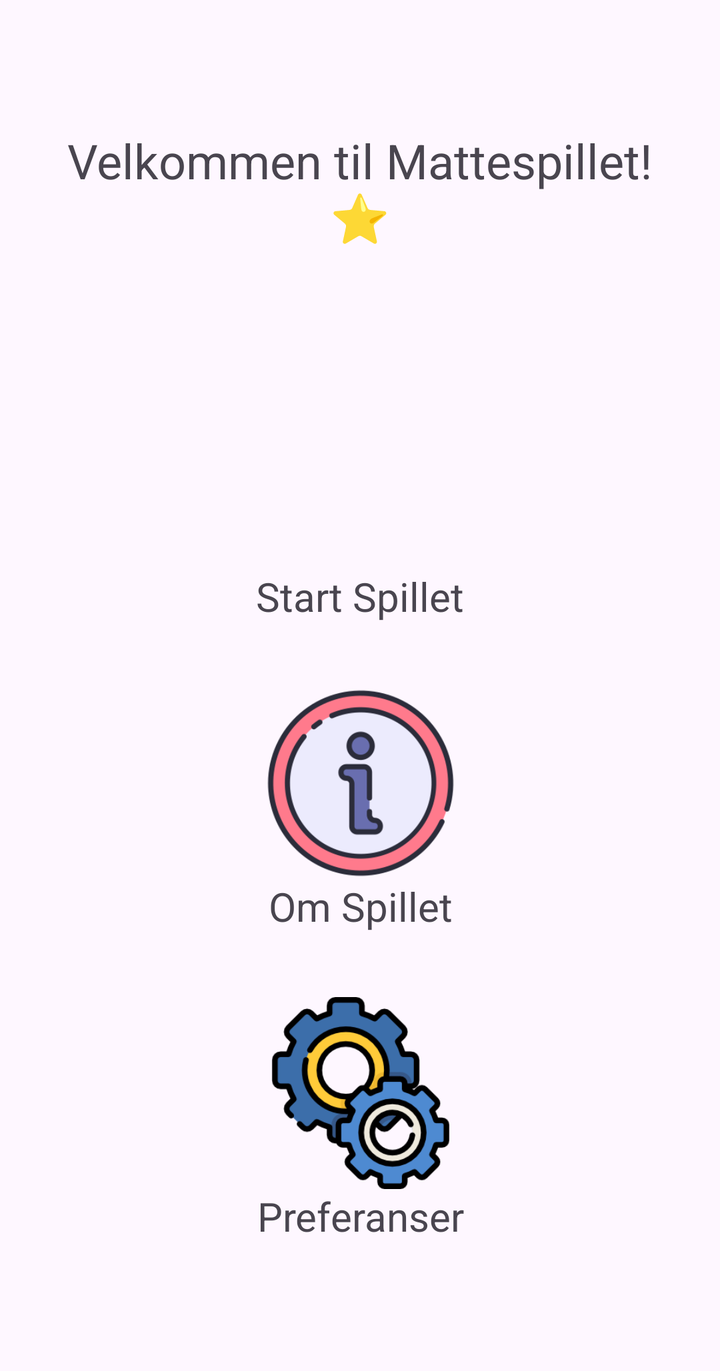
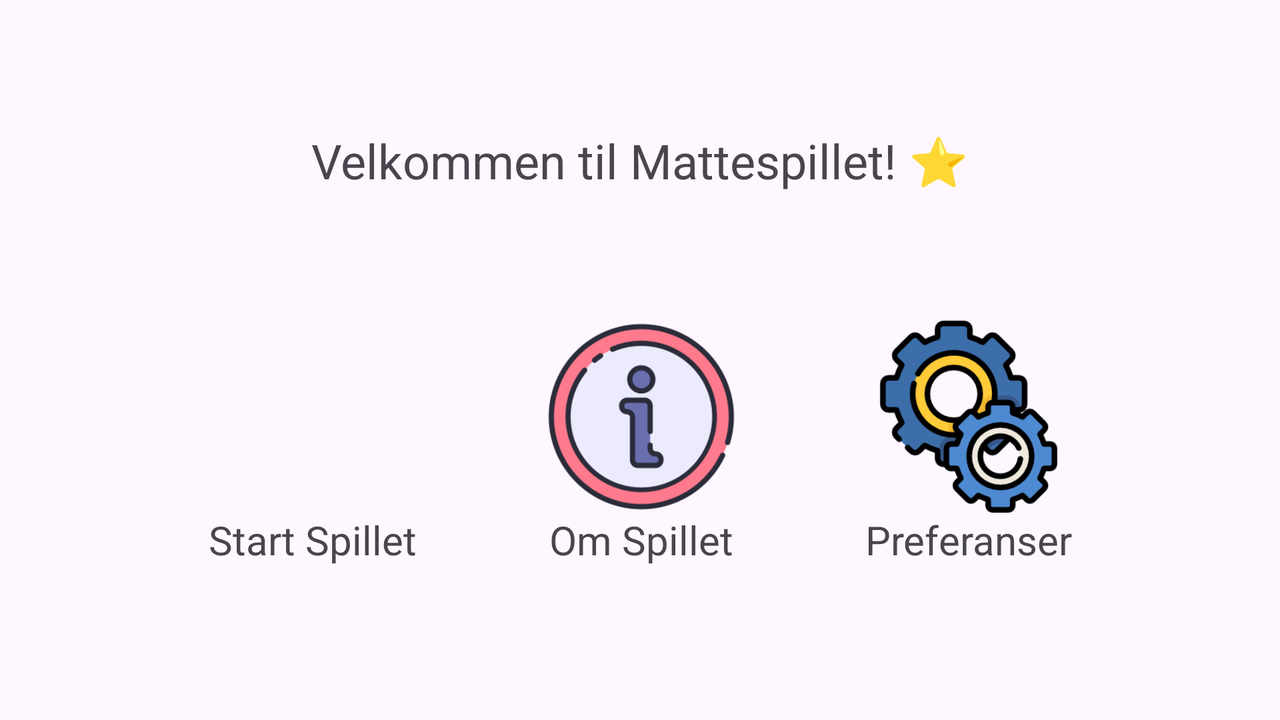

Two renders of one Android screen. The first uses the default layout on a phone; the second uses the alternative layout the repository ships for a different screen configuration, on a matching device. The two XML files are below.
<!-- AndroidManifest.xml: application theme Theme.MattespillForBarn -->
<!-- res/layout/activity_start.xml -->
<?xml version="1.0" encoding="utf-8"?>
<ScrollView xmlns:android="http://schemas.android.com/apk/res/android"
    android:layout_width="match_parent"
    android:layout_height="match_parent"
    xmlns:app="http://schemas.android.com/apk/res-auto">

    <androidx.constraintlayout.widget.ConstraintLayout
        android:layout_width="match_parent"
        android:layout_height="wrap_content"
        >

        <LinearLayout
            android:id="@+id/linearHeader"
            android:layout_width="wrap_content"
            android:layout_height="wrap_content"
            android:orientation="vertical"
            android:layout_marginTop="@dimen/MarginTopHeader"
            android:paddingStart="@dimen/MainPaddingSides"
            android:paddingEnd="@dimen/MainPaddingSides"
            app:layout_constraintTop_toTopOf="parent"
            app:layout_constraintStart_toStartOf="parent"
            app:layout_constraintEnd_toEndOf="parent"
            >

            <TextView
                android:id="@+id/textHeader"
                android:layout_width="match_parent"
                android:layout_height="wrap_content"
                android:layout_gravity="center"
                android:textAlignment="center"
                android:textSize="@dimen/TextSizeHeader"
                android:text="@string/velkommen_tekst"
                />

        </LinearLayout>

        <androidx.constraintlayout.widget.ConstraintLayout
            android:layout_width="wrap_content"
            android:layout_height="wrap_content"
            android:layout_marginTop="@dimen/MarginTopHeader"
            app:layout_constraintTop_toBottomOf="@id/linearHeader"
            app:layout_constraintStart_toStartOf="parent"
            app:layout_constraintEnd_toEndOf="parent"
            >

            <LinearLayout
                android:id="@+id/linearStartSpillet"
                android:layout_width="match_parent"
                android:layout_height="wrap_content"
                android:orientation="vertical"
                android:paddingStart="@dimen/MainPaddingSides"
                android:paddingEnd="@dimen/MainPaddingSides"
                app:layout_constraintTop_toTopOf="parent"
                app:layout_constraintStart_toStartOf="parent"
                app:layout_constraintEnd_toEndOf="parent"
                >

                <ImageButton
                    android:id="@+id/imageStartSpillet"
                    android:contentDescription="@string/start_spillet"
                    android:src="@drawable/multimedia_play_green"
                    android:layout_width="@dimen/MainImageButtonSize"
                    android:layout_height="@dimen/MainImageButtonSize"
                    android:layout_gravity="center"
                    android:scaleType="fitXY"
                    android:background="?attr/selectableItemBackgroundBorderless"
                    />
                <TextView
                    android:id="@+id/textStartSpillet"
                    android:layout_width="wrap_content"
                    android:layout_height="wrap_content"
                    android:layout_gravity="center"
                    android:textSize="@dimen/TextSizeItem"
                    android:text="@string/start_spillet"
                    />

            </LinearLayout>

            <LinearLayout
                android:id="@+id/linearOmSpillet"
                android:layout_width="match_parent"
                android:layout_height="wrap_content"
                android:orientation="vertical"
                android:layout_marginTop="@dimen/MarginTopItem"
                android:paddingStart="@dimen/MainPaddingSides"
                android:paddingEnd="@dimen/MainPaddingSides"
                app:layout_constraintTop_toBottomOf="@id/linearStartSpillet"
                app:layout_constraintStart_toStartOf="parent"
                app:layout_constraintEnd_toEndOf="parent"
                >

                <ImageButton
                    android:id="@+id/imageOmSpillet"
                    android:contentDescription="@string/om_spillet"
                    android:src="@drawable/information_red_2"
                    android:layout_width="@dimen/MainImageButtonSize"
                    android:layout_height="@dimen/MainImageButtonSize"
                    android:layout_gravity="center"
                    android:scaleType="fitXY"
                    android:background="?attr/selectableItemBackgroundBorderless"
                    />
                <TextView
                    android:id="@+id/textOmSpillet"
                    android:layout_width="wrap_content"
                    android:layout_height="wrap_content"
                    android:layout_gravity="center"
                    android:textSize="@dimen/TextSizeItem"
                    android:text="@string/om_spillet"
                    />

            </LinearLayout>

            <LinearLayout
                android:id="@+id/linearPreferanser"
                android:layout_width="match_parent"
                android:layout_height="wrap_content"
                android:orientation="vertical"
                android:layout_marginTop="@dimen/MarginTopItem"
                android:paddingStart="@dimen/MainPaddingSides"
                android:paddingEnd="@dimen/MainPaddingSides"
                app:layout_constraintTop_toBottomOf="@id/linearOmSpillet"
                app:layout_constraintStart_toStartOf="parent"
                app:layout_constraintEnd_toEndOf="parent"
                >

                <ImageButton
                    android:id="@+id/imagePreferanser"
                    android:contentDescription="@string/preferanser"
                    android:src="@drawable/settings"
                    android:layout_width="@dimen/MainImageButtonSize"
                    android:layout_height="@dimen/MainImageButtonSize"
                    android:layout_gravity="center"
                    android:scaleType="fitXY"
                    android:background="?attr/selectableItemBackgroundBorderless"
                    />
                <TextView
                    android:id="@+id/textPreferanser"
                    android:layout_width="wrap_content"
                    android:layout_height="wrap_content"
                    android:layout_marginBottom="@dimen/Margin64"
                    android:layout_gravity="center"
                    android:textSize="@dimen/TextSizeItem"
                    android:text="@string/preferanser"
                    />

            </LinearLayout>

        </androidx.constraintlayout.widget.ConstraintLayout>

    </androidx.constraintlayout.widget.ConstraintLayout>

</ScrollView>
<!-- resources referenced by this layout -->
<resources>
  <dimen name="MainImageButtonSize">96dp</dimen>
  <dimen name="MainPaddingSides">32dp</dimen>
  <dimen name="Margin64">64dp</dimen>
  <dimen name="MarginTopHeader">64dp</dimen>
  <dimen name="MarginTopItem">32dp</dimen>
  <dimen name="TextSizeHeader">24sp</dimen>
  <dimen name="TextSizeItem">20sp</dimen>
  <!-- drawable information_red_2: png bitmap (drawable, 21670 bytes) -->
  <!-- drawable settings: png bitmap (drawable, 23793 bytes) -->
  <string name="om_spillet">Om Spillet</string>
  <string name="preferanser">Preferanser</string>
  <string name="start_spillet">Start Spillet</string>
  <string name="velkommen_tekst">Velkommen til Mattespillet! ⭐</string>
  <style name="Theme.MattespillForBarn" parent="Base.Theme.MattespillForBarn" />
  <style name="Base.Theme.MattespillForBarn" parent="Theme.Material3.DayNight.NoActionBar">
          
          
      </style>
</resources>
<!-- res/layout-land/activity_start.xml (the repository's variant of the layout above) -->
<!-- drawn on the phone turned sideways -->
<?xml version="1.0" encoding="utf-8"?>
<ScrollView xmlns:android="http://schemas.android.com/apk/res/android"
    android:layout_width="match_parent"
    android:layout_height="match_parent"
    xmlns:app="http://schemas.android.com/apk/res-auto">

    <androidx.constraintlayout.widget.ConstraintLayout
        android:layout_width="match_parent"
        android:layout_height="wrap_content">

        <LinearLayout
            android:id="@+id/linearHeader"
            android:layout_width="wrap_content"
            android:layout_height="wrap_content"
            android:orientation="vertical"
            android:layout_marginTop="@dimen/MarginTopHeader"
            android:paddingStart="@dimen/MainPaddingSides"
            android:paddingEnd="@dimen/MainPaddingSides"
            app:layout_constraintTop_toTopOf="parent"
            app:layout_constraintStart_toStartOf="parent"
            app:layout_constraintEnd_toEndOf="parent"
            >

            <TextView
                android:id="@+id/textHeader"
                android:layout_width="match_parent"
                android:layout_height="wrap_content"
                android:layout_gravity="center"
                android:textAlignment="center"
                android:textSize="@dimen/TextSizeHeader"
                android:text="@string/velkommen_tekst"
                />

        </LinearLayout>

        <androidx.constraintlayout.widget.ConstraintLayout
            android:layout_width="wrap_content"
            android:layout_height="wrap_content"
            android:layout_marginTop="@dimen/MarginTopHeader"
            app:layout_constraintTop_toBottomOf="@id/linearHeader"
            app:layout_constraintStart_toStartOf="parent"
            app:layout_constraintEnd_toEndOf="parent"
            >

            <LinearLayout
                android:id="@+id/linearStartSpillet"
                android:layout_width="match_parent"
                android:layout_height="wrap_content"
                android:orientation="vertical"
                android:paddingStart="@dimen/MainPaddingSides"
                android:paddingEnd="@dimen/MainPaddingSides"
                app:layout_constraintTop_toTopOf="parent"
                app:layout_constraintStart_toStartOf="parent"
                >

                <ImageButton
                    android:id="@+id/imageStartSpillet"
                    android:contentDescription="@string/start_spillet"
                    android:src="@drawable/multimedia_play_green"
                    android:layout_width="@dimen/MainImageButtonSize"
                    android:layout_height="@dimen/MainImageButtonSize"
                    android:layout_gravity="center"
                    android:scaleType="fitXY"
                    android:background="?attr/selectableItemBackgroundBorderless"
                    />
                <TextView
                    android:id="@+id/textStartSpillet"
                    android:layout_width="wrap_content"
                    android:layout_height="wrap_content"
                    android:layout_gravity="center"
                    android:textSize="@dimen/TextSizeItem"
                    android:text="@string/start_spillet"
                    />

            </LinearLayout>

            <LinearLayout
                android:id="@+id/linearOmSpillet"
                android:layout_width="match_parent"
                android:layout_height="wrap_content"
                android:orientation="vertical"
                android:paddingStart="@dimen/MainPaddingSides"
                android:paddingEnd="@dimen/MainPaddingSides"
                app:layout_constraintTop_toTopOf="parent"
                app:layout_constraintStart_toEndOf="@id/linearStartSpillet"
                >

                <ImageButton
                    android:id="@+id/imageOmSpillet"
                    android:contentDescription="@string/om_spillet"
                    android:src="@drawable/information_red_2"
                    android:layout_width="@dimen/MainImageButtonSize"
                    android:layout_height="@dimen/MainImageButtonSize"
                    android:layout_gravity="center"
                    android:scaleType="fitXY"
                    android:background="?attr/selectableItemBackgroundBorderless"
                    />
                <TextView
                    android:id="@+id/textOmSpillet"
                    android:layout_width="wrap_content"
                    android:layout_height="wrap_content"
                    android:layout_gravity="center"
                    android:textSize="@dimen/TextSizeItem"
                    android:text="@string/om_spillet"
                    />

            </LinearLayout>

            <LinearLayout
                android:id="@+id/linearPreferanser"
                android:layout_width="match_parent"
                android:layout_height="wrap_content"
                android:orientation="vertical"
                android:paddingStart="@dimen/MainPaddingSides"
                android:paddingEnd="@dimen/MainPaddingSides"
                app:layout_constraintTop_toTopOf="parent"
                app:layout_constraintStart_toEndOf="@id/linearOmSpillet"
                >

                <ImageButton
                    android:id="@+id/imagePreferanser"
                    android:contentDescription="@string/preferanser"
                    android:src="@drawable/settings"
                    android:layout_width="@dimen/MainImageButtonSize"
                    android:layout_height="@dimen/MainImageButtonSize"
                    android:layout_gravity="center"
                    android:scaleType="fitXY"
                    android:background="?attr/selectableItemBackgroundBorderless"
                    />
                <TextView
                    android:id="@+id/textPreferanser"
                    android:layout_width="wrap_content"
                    android:layout_height="wrap_content"
                    android:layout_marginBottom="@dimen/Margin64"
                    android:layout_gravity="center"
                    android:textSize="@dimen/TextSizeItem"
                    android:text="@string/preferanser"
                    />

            </LinearLayout>

        </androidx.constraintlayout.widget.ConstraintLayout>

    </androidx.constraintlayout.widget.ConstraintLayout>

</ScrollView>
<!-- resources referenced by the variant -->
<!-- as the phone turned sideways resolves them -->
<resources>
  <dimen name="MainImageButtonSize">96dp</dimen>
  <dimen name="MainPaddingSides">32dp</dimen>
  <dimen name="Margin64">64dp</dimen>
  <dimen name="MarginTopHeader">64dp</dimen>
  <dimen name="TextSizeHeader">24sp</dimen>
  <dimen name="TextSizeItem">20sp</dimen>
  <!-- drawable information_red_2: png bitmap (drawable, 21670 bytes) -->
  <!-- drawable settings: png bitmap (drawable, 23793 bytes) -->
  <string name="om_spillet">Om Spillet</string>
  <string name="preferanser">Preferanser</string>
  <string name="start_spillet">Start Spillet</string>
  <string name="velkommen_tekst">Velkommen til Mattespillet! ⭐</string>
  <style name="Theme.MattespillForBarn" parent="Base.Theme.MattespillForBarn" />
  <style name="Base.Theme.MattespillForBarn" parent="Theme.Material3.DayNight.NoActionBar">
          
          
      </style>
</resources>
